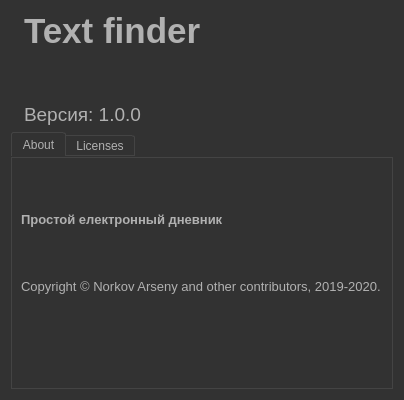
<?xml version="1.0" encoding="UTF-8"?>
<ui version="4.0">
 <class>Form</class>
 <widget class="QWidget" name="Form">
  <property name="windowModality">
   <enum>Qt::NonModal</enum>
  </property>
  <property name="geometry">
   <rect>
    <x>0</x>
    <y>0</y>
    <width>402</width>
    <height>400</height>
   </rect>
  </property>
  <property name="maximumSize">
   <size>
    <width>16777215</width>
    <height>16777215</height>
   </size>
  </property>
  <property name="windowTitle">
   <string>About</string>
  </property>
  <property name="windowIcon">
   <iconset>
    <normaloff>../../../Progri/Python/Text finder/Icons/ebook.svg</normaloff>../../../Progri/Python/Text finder/Icons/ebook.svg</iconset>
  </property>
  <property name="styleSheet">
   <string notr="true">QToolTip
{
     border: 1px solid black;
     background-color: #ffa02f;
     padding: 1px;
     border-radius: 3px;
     opacity: 100;
}

QWidget
{
    color: #b1b1b1;
    background-color: #323232;
}

QTreeView, QListView
{
    background-color: silver;
    margin-left: 5px;
}

QWidget:item:hover
{
    background-color: QLinearGradient( x1: 0, y1: 0, x2: 0, y2: 1, stop: 0 #ffa02f, stop: 1 #ca0619);
    color: #000000;
}

QWidget:item:selected
{
    background-color: QLinearGradient( x1: 0, y1: 0, x2: 0, y2: 1, stop: 0 #ffa02f, stop: 1 #d7801a);
}

QMenuBar::item
{
    background: transparent;
}

QMenuBar::item:selected
{
    background: transparent;
    border: 1px solid #ffaa00;
}

QMenuBar::item:pressed
{
    background: #444;
    border: 1px solid #000;
    background-color: QLinearGradient(
        x1:0, y1:0,
        x2:0, y2:1,
        stop:1 #212121,
        stop:0.4 #343434/*,
        stop:0.2 #343434,
        stop:0.1 #ffaa00*/
    );
    margin-bottom:-1px;
    padding-bottom:1px;
}

QMenu
{
    border: 1px solid #000;
}

QMenu::item
{
    padding: 2px 20px 2px 20px;
}

QMenu::item:selected
{
    color: #000000;
}

QWidget:disabled
{
    color: #808080;
    background-color: #323232;
}

QAbstractItemView
{
    background-color: QLinearGradient( x1: 0, y1: 0, x2: 0, y2: 1, stop: 0 #4d4d4d, stop: 0.1 #646464, stop: 1 #5d5d5d);
}

QWidget:focus
{
    /*border: 1px solid darkgray;*/
}

QLineEdit
{
    background-color: QLinearGradient( x1: 0, y1: 0, x2: 0, y2: 1, stop: 0 #4d4d4d, stop: 0 #646464, stop: 1 #5d5d5d);
    padding: 1px;
    border-style: solid;
    border: 1px solid #1e1e1e;
    border-radius: 5;
}

QPushButton
{
    color: #b1b1b1;
    background-color: QLinearGradient( x1: 0, y1: 0, x2: 0, y2: 1, stop: 0 #565656, stop: 0.1 #525252, stop: 0.5 #4e4e4e, stop: 0.9 #4a4a4a, stop: 1 #464646);
    border-width: 1px;
    border-color: #1e1e1e;
    border-style: solid;
    border-radius: 6;
    padding: 3px;
    font-size: 12px;
    padding-left: 5px;
    padding-right: 5px;
    min-width: 40px;
}

QPushButton:pressed
{
    background-color: QLinearGradient( x1: 0, y1: 0, x2: 0, y2: 1, stop: 0 #2d2d2d, stop: 0.1 #2b2b2b, stop: 0.5 #292929, stop: 0.9 #282828, stop: 1 #252525);
}

QComboBox
{
    selection-background-color: #ffaa00;
    background-color: QLinearGradient( x1: 0, y1: 0, x2: 0, y2: 1, stop: 0 #565656, stop: 0.1 #525252, stop: 0.5 #4e4e4e, stop: 0.9 #4a4a4a, stop: 1 #464646);
    border-style: solid;
    border: 1px solid #1e1e1e;
    border-radius: 5;
}

QComboBox:hover,QPushButton:hover
{
    border: 2px solid QLinearGradient( x1: 0, y1: 0, x2: 0, y2: 1, stop: 0 #ffa02f, stop: 1 #d7801a);
}


QComboBox:on
{
    padding-top: 3px;
    padding-left: 4px;
    background-color: QLinearGradient( x1: 0, y1: 0, x2: 0, y2: 1, stop: 0 #2d2d2d, stop: 0.1 #2b2b2b, stop: 0.5 #292929, stop: 0.9 #282828, stop: 1 #252525);
    selection-background-color: #ffaa00;
}

QComboBox QAbstractItemView
{
    border: 2px solid darkgray;
    selection-background-color: QLinearGradient( x1: 0, y1: 0, x2: 0, y2: 1, stop: 0 #ffa02f, stop: 1 #d7801a);
}

QComboBox::drop-down
{
     subcontrol-origin: padding;
     subcontrol-position: top right;
     width: 15px;

     border-left-width: 0px;
     border-left-color: darkgray;
     border-left-style: solid; /* just a single line */
     border-top-right-radius: 3px; /* same radius as the QComboBox */
     border-bottom-right-radius: 3px;
 }

QComboBox::down-arrow
{
     image: url(:/dark_orange/img/down_arrow.png);
}

QGroupBox
{
    border: 1px solid darkgray;
    margin-top: 10px;
}

QGroupBox:focus
{
    border: 1px solid darkgray;
}

QTextEdit:focus
{
    border: 1px solid darkgray;
}

QScrollBar:horizontal {
     border: 1px solid #222222;
     background: QLinearGradient( x1: 0, y1: 0, x2: 0, y2: 1, stop: 0.0 #121212, stop: 0.2 #282828, stop: 1 #484848);
     height: 7px;
     margin: 0px 16px 0 16px;
}

QScrollBar::handle:horizontal
{
      background: QLinearGradient( x1: 0, y1: 0, x2: 1, y2: 0, stop: 0 #ffa02f, stop: 0.5 #d7801a, stop: 1 #ffa02f);
      min-height: 20px;
      border-radius: 2px;
}

QScrollBar::add-line:horizontal {
      border: 1px solid #1b1b19;
      border-radius: 2px;
      background: QLinearGradient( x1: 0, y1: 0, x2: 1, y2: 0, stop: 0 #ffa02f, stop: 1 #d7801a);
      width: 14px;
      subcontrol-position: right;
      subcontrol-origin: margin;
}

QScrollBar::sub-line:horizontal {
      border: 1px solid #1b1b19;
      border-radius: 2px;
      background: QLinearGradient( x1: 0, y1: 0, x2: 1, y2: 0, stop: 0 #ffa02f, stop: 1 #d7801a);
      width: 14px;
     subcontrol-position: left;
     subcontrol-origin: margin;
}

QScrollBar::right-arrow:horizontal, QScrollBar::left-arrow:horizontal
{
      border: 1px solid black;
      width: 1px;
      height: 1px;
      background: white;
}

QScrollBar::add-page:horizontal, QScrollBar::sub-page:horizontal
{
      background: none;
}

QScrollBar:vertical
{
      background: QLinearGradient( x1: 0, y1: 0, x2: 1, y2: 0, stop: 0.0 #121212, stop: 0.2 #282828, stop: 1 #484848);
      width: 7px;
      margin: 16px 0 16px 0;
      border: 1px solid #222222;
}

QScrollBar::handle:vertical
{
      background: QLinearGradient( x1: 0, y1: 0, x2: 0, y2: 1, stop: 0 #ffa02f, stop: 0.5 #d7801a, stop: 1 #ffa02f);
      min-height: 20px;
      border-radius: 2px;
}

QScrollBar::add-line:vertical
{
      border: 1px solid #1b1b19;
      border-radius: 2px;
      background: QLinearGradient( x1: 0, y1: 0, x2: 0, y2: 1, stop: 0 #ffa02f, stop: 1 #d7801a);
      height: 14px;
      subcontrol-position: bottom;
      subcontrol-origin: margin;
}

QScrollBar::sub-line:vertical
{
      border: 1px solid #1b1b19;
      border-radius: 2px;
      background: QLinearGradient( x1: 0, y1: 0, x2: 0, y2: 1, stop: 0 #d7801a, stop: 1 #ffa02f);
      height: 14px;
      subcontrol-position: top;
      subcontrol-origin: margin;
}

QScrollBar::up-arrow:vertical, QScrollBar::down-arrow:vertical
{
      border: 1px solid black;
      width: 1px;
      height: 1px;
      background: white;
}


QScrollBar::add-page:vertical, QScrollBar::sub-page:vertical
{
      background: none;
}

QTextEdit
{
    background-color: #242424;
}

QPlainTextEdit
{
    background-color: #242424;
}

QHeaderView::section
{
    background-color: QLinearGradient(x1:0, y1:0, x2:0, y2:1, stop:0 #616161, stop: 0.5 #505050, stop: 0.6 #434343, stop:1 #656565);
    color: white;
    padding-left: 4px;
    border: 1px solid #6c6c6c;
}

QCheckBox:disabled
{
color: #414141;
}

QDockWidget::title
{
    text-align: center;
    spacing: 3px; /* spacing between items in the tool bar */
    background-color: QLinearGradient(x1:0, y1:0, x2:0, y2:1, stop:0 #323232, stop: 0.5 #242424, stop:1 #323232);
}

QDockWidget::close-button, QDockWidget::float-button
{
    text-align: center;
    spacing: 1px; /* spacing between items in the tool bar */
    background-color: QLinearGradient(x1:0, y1:0, x2:0, y2:1, stop:0 #323232, stop: 0.5 #242424, stop:1 #323232);
}

QDockWidget::close-button:hover, QDockWidget::float-button:hover
{
    background: #242424;
}

QDockWidget::close-button:pressed, QDockWidget::float-button:pressed
{
    padding: 1px -1px -1px 1px;
}

QMainWindow::separator
{
    background-color: QLinearGradient(x1:0, y1:0, x2:0, y2:1, stop:0 #161616, stop: 0.5 #151515, stop: 0.6 #212121, stop:1 #343434);
    color: white;
    padding-left: 4px;
    border: 1px solid #4c4c4c;
    spacing: 3px; /* spacing between items in the tool bar */
}

QMainWindow::separator:hover
{

    background-color: QLinearGradient(x1:0, y1:0, x2:0, y2:1, stop:0 #d7801a, stop:0.5 #b56c17 stop:1 #ffa02f);
    color: white;
    padding-left: 4px;
    border: 1px solid #6c6c6c;
    spacing: 3px; /* spacing between items in the tool bar */
}

QToolBar::handle
{
     spacing: 3px; /* spacing between items in the tool bar */
     background: url(:/dark_orange/img/handle.png);
}

QMenu::separator
{
    height: 2px;
    background-color: QLinearGradient(x1:0, y1:0, x2:0, y2:1, stop:0 #161616, stop: 0.5 #151515, stop: 0.6 #212121, stop:1 #343434);
    color: white;
    padding-left: 4px;
    margin-left: 10px;
    margin-right: 5px;
}

QProgressBar
{
    border: 2px solid grey;
    border-radius: 5px;
    text-align: center;
}

QProgressBar::chunk
{
    background-color: #d7801a;
    width: 2.15px;
    margin: 0.5px;
}

QTabBar::tab {
    color: #b1b1b1;
    border: 1px solid #444;
    border-bottom-style: none;
    background-color: #323232;
    padding-left: 10px;
    padding-right: 10px;
    padding-top: 3px;
    padding-bottom: 2px;
    margin-right: -1px;
}

QTabWidget::pane {
    border: 1px solid #444;
    top: 1px;
}

QTabBar::tab:last
{
    margin-right: 0; /* the last selected tab has nothing to overlap with on the right */
    border-top-right-radius: 3px;
}

QTabBar::tab:first:!selected
{
 margin-left: 0px; /* the last selected tab has nothing to overlap with on the right */


    border-top-left-radius: 3px;
}

QTabBar::tab:!selected
{
    color: #b1b1b1;
    border-bottom-style: solid;
    margin-top: 3px;
    background-color: QLinearGradient(x1:0, y1:0, x2:0, y2:1, stop:1 #212121, stop:.4 #343434);
}

QTabBar::tab:selected
{
    border-top-left-radius: 3px;
    border-top-right-radius: 3px;
    margin-bottom: 0px;
}

QTabBar::tab:!selected:hover
{
    /*border-top: 2px solid #ffaa00;
    padding-bottom: 3px;*/
    border-top-left-radius: 3px;
    border-top-right-radius: 3px;
    background-color: QLinearGradient(x1:0, y1:0, x2:0, y2:1, stop:1 #212121, stop:0.4 #343434, stop:0.2 #343434, stop:0.1 #ffaa00);
}

QRadioButton::indicator:checked, QRadioButton::indicator:unchecked{
    color: #b1b1b1;
    background-color: #323232;
    border: 1px solid #b1b1b1;
    border-radius: 6px;
}

QRadioButton::indicator:checked
{
    background-color: qradialgradient(
        cx: 0.5, cy: 0.5,
        fx: 0.5, fy: 0.5,
        radius: 1.0,
        stop: 0.25 #ffaa00,
        stop: 0.3 #323232
    );
}

QCheckBox::indicator{
    color: #b1b1b1;
    background-color: #323232;
    border: 1px solid #b1b1b1;
    width: 9px;
    height: 9px;
}

QRadioButton::indicator
{
    border-radius: 6px;
}

QRadioButton::indicator:hover, QCheckBox::indicator:hover
{
    border: 1px solid #ffaa00;
}

QCheckBox::indicator:checked
{
    image:url(:/dark_orange/img/checkbox.png);
}

QCheckBox::indicator:disabled, QRadioButton::indicator:disabled
{
    border: 1px solid #444;
}


QSlider::groove:horizontal {
    border: 1px solid #3A3939;
    height: 8px;
    background: #201F1F;
    margin: 2px 0;
    border-radius: 2px;
}

QSlider::handle:horizontal {
    background: QLinearGradient( x1: 0, y1: 0, x2: 0, y2: 1,
      stop: 0.0 silver, stop: 0.2 #a8a8a8, stop: 1 #727272);
    border: 1px solid #3A3939;
    width: 14px;
    height: 14px;
    margin: -4px 0;
    border-radius: 2px;
}

QSlider::groove:vertical {
    border: 1px solid #3A3939;
    width: 8px;
    background: #201F1F;
    margin: 0 0px;
    border-radius: 2px;
}

QSlider::handle:vertical {
    background: QLinearGradient( x1: 0, y1: 0, x2: 0, y2: 1, stop: 0.0 silver,
      stop: 0.2 #a8a8a8, stop: 1 #727272);
    border: 1px solid #3A3939;
    width: 14px;
    height: 14px;
    margin: 0 -4px;
    border-radius: 2px;
}

QAbstractSpinBox {
    padding-top: 2px;
    padding-bottom: 2px;
    border: 1px solid darkgray;

    border-radius: 2px;
    min-width: 50px;
}
</string>
  </property>
  <layout class="QVBoxLayout" name="verticalLayout_2" stretch="0,5">
   <property name="sizeConstraint">
    <enum>QLayout::SetDefaultConstraint</enum>
   </property>
   <item>
    <layout class="QHBoxLayout" name="horizontalLayout" stretch="0,2">
     <property name="rightMargin">
      <number>0</number>
     </property>
     <item>
      <widget class="QLabel" name="label_image">
       <property name="sizePolicy">
        <sizepolicy hsizetype="Preferred" vsizetype="Preferred">
         <horstretch>0</horstretch>
         <verstretch>0</verstretch>
        </sizepolicy>
       </property>
       <property name="minimumSize">
        <size>
         <width>0</width>
         <height>0</height>
        </size>
       </property>
       <property name="maximumSize">
        <size>
         <width>128</width>
         <height>128</height>
        </size>
       </property>
       <property name="layoutDirection">
        <enum>Qt::LeftToRight</enum>
       </property>
       <property name="text">
        <string/>
       </property>
       <property name="pixmap">
        <pixmap>../../../Progri/Python/Text finder/Icons/ebook.svg</pixmap>
       </property>
       <property name="scaledContents">
        <bool>true</bool>
       </property>
      </widget>
     </item>
     <item>
      <widget class="QLabel" name="label_info">
       <property name="text">
        <string>&lt;html&gt;&lt;head/&gt;&lt;body&gt;&lt;p&gt;&lt;span style=&quot; font-size:26pt; font-weight:600;&quot;&gt;Text finder&lt;/span&gt;&lt;/p&gt;&lt;p&gt;&lt;br/&gt;&lt;/p&gt;&lt;p&gt;&lt;span style=&quot; font-size:14pt;&quot;&gt;Версия: 1.0.0&lt;/span&gt;&lt;/p&gt;&lt;/body&gt;&lt;/html&gt;</string>
       </property>
      </widget>
     </item>
    </layout>
   </item>
   <item>
    <widget class="QTabWidget" name="tabWidget">
     <property name="sizePolicy">
      <sizepolicy hsizetype="Preferred" vsizetype="Preferred">
       <horstretch>0</horstretch>
       <verstretch>0</verstretch>
      </sizepolicy>
     </property>
     <property name="currentIndex">
      <number>0</number>
     </property>
     <property name="documentMode">
      <bool>false</bool>
     </property>
     <property name="tabsClosable">
      <bool>false</bool>
     </property>
     <property name="tabBarAutoHide">
      <bool>false</bool>
     </property>
     <widget class="QWidget" name="tab_about">
      <property name="sizePolicy">
       <sizepolicy hsizetype="Maximum" vsizetype="Preferred">
        <horstretch>0</horstretch>
        <verstretch>0</verstretch>
       </sizepolicy>
      </property>
      <attribute name="title">
       <string>About</string>
      </attribute>
      <layout class="QVBoxLayout" name="verticalLayout">
       <item>
        <widget class="QLabel" name="label_about">
         <property name="text">
          <string>&lt;html&gt;&lt;head/&gt;&lt;body&gt;&lt;p&gt;&lt;span style=&quot; font-size:10pt; font-weight:600;&quot;&gt;Простой електронный дневник&lt;/span&gt;&lt;/p&gt;&lt;p&gt;&lt;br/&gt;&lt;/p&gt;&lt;p&gt;&lt;span style=&quot; font-size:10pt;&quot;&gt;Copyright © Norkov Arseny and other contributors, 2019-2020.&lt;/span&gt;&lt;/p&gt;&lt;p&gt;&lt;br/&gt;&lt;/p&gt;&lt;/body&gt;&lt;/html&gt;</string>
         </property>
        </widget>
       </item>
      </layout>
     </widget>
     <widget class="QWidget" name="tab_lic">
      <attribute name="title">
       <string>Licenses</string>
      </attribute>
      <layout class="QVBoxLayout" name="verticalLayout_3">
       <item>
        <widget class="QTextEdit" name="textEdit_licenses">
         <property name="readOnly">
          <bool>true</bool>
         </property>
         <property name="html">
          <string>&lt;!DOCTYPE HTML PUBLIC &quot;-//W3C//DTD HTML 4.0//EN&quot; &quot;http://www.w3.org/TR/REC-html40/strict.dtd&quot;&gt;
&lt;html&gt;&lt;head&gt;&lt;meta name=&quot;qrichtext&quot; content=&quot;1&quot; /&gt;&lt;style type=&quot;text/css&quot;&gt;
p, li { white-space: pre-wrap; }
&lt;/style&gt;&lt;/head&gt;&lt;body style=&quot; font-family:'MS Shell Dlg 2'; font-size:8.25pt; font-weight:400; font-style:normal;&quot;&gt;
&lt;p style=&quot; margin-top:0px; margin-bottom:0px; margin-left:0px; margin-right:0px; -qt-block-indent:0; text-indent:0px;&quot;&gt;Text Finder в значительной степени зависит от другого программного обеспечения с открытым исходным кодом, перечисленных ниже.&lt;/p&gt;
&lt;p style=&quot;-qt-paragraph-type:empty; margin-top:0px; margin-bottom:0px; margin-left:0px; margin-right:0px; -qt-block-indent:0; text-indent:0px; font-size:8pt;&quot;&gt;&lt;br /&gt;&lt;/p&gt;
&lt;p style=&quot; margin-top:0px; margin-bottom:0px; margin-left:0px; margin-right:0px; -qt-block-indent:0; text-indent:0px;&quot;&gt;&lt;span style=&quot; font-weight:600;&quot;&gt;Qt&lt;/span&gt; - &lt;a href=&quot;http://qt.io/&quot;&gt;&lt;span style=&quot; font-size:8pt; text-decoration: underline; color:#0000ff;&quot;&gt;http://qt.io/&lt;/span&gt;&lt;/a&gt;&lt;br /&gt;License: GNU LGPL version 3 &lt;/p&gt;
&lt;p style=&quot;-qt-paragraph-type:empty; margin-top:0px; margin-bottom:0px; margin-left:0px; margin-right:0px; -qt-block-indent:0; text-indent:0px;&quot;&gt;&lt;br /&gt;&lt;/p&gt;
&lt;p style=&quot; margin-top:0px; margin-bottom:0px; margin-left:0px; margin-right:0px; -qt-block-indent:0; text-indent:0px;&quot;&gt;&lt;span style=&quot; font-weight:600;&quot;&gt;Tesseract &lt;/span&gt;- &lt;a href=&quot;https://tesseract-ocr.github.io&quot;&gt;&lt;span style=&quot; font-size:8pt; text-decoration: underline; color:#0000ff;&quot;&gt;https://tesseract-ocr.github.io&lt;/span&gt;&lt;/a&gt;&lt;/p&gt;
&lt;p style=&quot; margin-top:0px; margin-bottom:0px; margin-left:0px; margin-right:0px; -qt-block-indent:0; text-indent:0px;&quot;&gt;License: Apache license 2.0&lt;/p&gt;
&lt;p style=&quot;-qt-paragraph-type:empty; margin-top:0px; margin-bottom:0px; margin-left:0px; margin-right:0px; -qt-block-indent:0; text-indent:0px; font-size:8pt; text-decoration: underline; color:#0000ff;&quot;&gt;&lt;br /&gt;&lt;/p&gt;
&lt;p style=&quot; margin-top:0px; margin-bottom:0px; margin-left:0px; margin-right:0px; -qt-block-indent:0; text-indent:0px;&quot;&gt;&lt;span style=&quot; font-size:8pt; font-weight:600; color:#b1b1b1;&quot;&gt;Icons&lt;/span&gt;&lt;span style=&quot; font-size:8pt; color:#b1b1b1;&quot;&gt; - &lt;/span&gt;&lt;span style=&quot; font-size:8pt; text-decoration: underline; color:#0000ff;&quot;&gt;https://www.flaticon.com&lt;/span&gt;&lt;/p&gt;
&lt;p style=&quot; margin-top:0px; margin-bottom:0px; margin-left:0px; margin-right:0px; -qt-block-indent:0; text-indent:0px;&quot;&gt;&lt;span style=&quot; font-size:8pt; color:#b1b1b1;&quot;&gt;License: Flaticon license&lt;/span&gt;&lt;/p&gt;&lt;/body&gt;&lt;/html&gt;</string>
         </property>
        </widget>
       </item>
      </layout>
     </widget>
    </widget>
   </item>
  </layout>
 </widget>
 <resources/>
 <connections/>
</ui>
